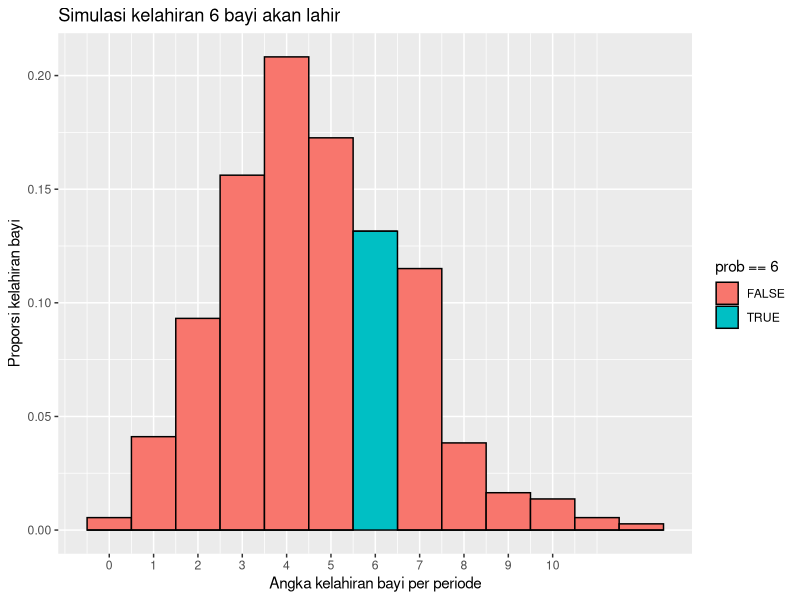

This figure's R source:
# https://bookdown.org/gabriel_butler/ECON41Labs/tutorial-5-the-poisson-distribution.html
# a
X = 6
lambda = 4.5
dpois(x = X, lambda = lambda)

# b
n = 365

library(dplyr)
library(ggplot2)

bayi = data.frame(prob = rpois(n = n, lambda = lambda))

bayi %>%
  ggplot() +
  geom_histogram(aes(x = prob, 
                    y = stat(count / sum(count)), 
                    fill = prob == 6),
                binwidth = 1, 
                color = "black") +
  scale_x_continuous(breaks = 0:10) +
  labs(title = "Simulasi kelahiran 6 bayi akan lahir",
       x = "Angka kelahiran bayi per periode",
       y = "Proporsi kelahiran bayi")
bayi %>% dplyr::summarize(enam_bayi = sum(bayi$prob == 6) / n())

# c
# Hasil dari a (nilai eksak) dan b (nilai simulasi) memiliki hasil yang tidak jauh berbeda

# d
lambda #mean
lambda #variance
